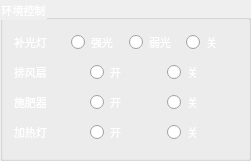
     <widget class="QGroupBox" name="EnvC">
      <property name="geometry">
       <rect>
        <x>0</x>
        <y>260</y>
        <width>251</width>
        <height>161</height>
       </rect>
      </property>
      <property name="font">
       <font>
        <pointsize>8</pointsize>
       </font>
      </property>
      <property name="styleSheet">
       <string notr="true">color: rgb(255, 255, 255);
</string>
      </property>
      <property name="title">
       <string>环境控制</string>
      </property>
      <layout class="QVBoxLayout" name="verticalLayout_5">
       <item>
        <layout class="QHBoxLayout" name="horizontalLayout_3">
         <item>
          <widget class="QLabel" name="label_22">
           <property name="font">
            <font>
             <pointsize>8</pointsize>
            </font>
           </property>
           <property name="text">
            <string>补光灯</string>
           </property>
          </widget>
         </item>
         <item>
          <widget class="QRadioButton" name="radioButton">
           <property name="font">
            <font>
             <pointsize>8</pointsize>
            </font>
           </property>
           <property name="text">
            <string>强光</string>
           </property>
          </widget>
         </item>
         <item>
          <widget class="QRadioButton" name="radioButton_2">
           <property name="font">
            <font>
             <pointsize>8</pointsize>
            </font>
           </property>
           <property name="text">
            <string>弱光</string>
           </property>
          </widget>
         </item>
         <item>
          <widget class="QRadioButton" name="radioButton_3">
           <property name="font">
            <font>
             <pointsize>8</pointsize>
            </font>
           </property>
           <property name="text">
            <string>关</string>
           </property>
          </widget>
         </item>
        </layout>
       </item>
       <item>
        <layout class="QHBoxLayout" name="horizontalLayout_4">
         <item>
          <widget class="QLabel" name="label_23">
           <property name="font">
            <font>
             <pointsize>8</pointsize>
            </font>
           </property>
           <property name="text">
            <string>排风扇</string>
           </property>
          </widget>
         </item>
         <item>
          <widget class="QRadioButton" name="radioButton_4">
           <property name="font">
            <font>
             <pointsize>8</pointsize>
            </font>
           </property>
           <property name="text">
            <string>开</string>
           </property>
          </widget>
         </item>
         <item>
          <widget class="QRadioButton" name="radioButton_5">
           <property name="font">
            <font>
             <pointsize>8</pointsize>
            </font>
           </property>
           <property name="text">
            <string>关</string>
           </property>
          </widget>
         </item>
        </layout>
       </item>
       <item>
        <layout class="QHBoxLayout" name="horizontalLayout_5">
         <item>
          <widget class="QLabel" name="label_24">
           <property name="font">
            <font>
             <pointsize>8</pointsize>
            </font>
           </property>
           <property name="text">
            <string>施肥器</string>
           </property>
          </widget>
         </item>
         <item>
          <widget class="QRadioButton" name="radioButton_6">
           <property name="font">
            <font>
             <pointsize>8</pointsize>
            </font>
           </property>
           <property name="text">
            <string>开</string>
           </property>
          </widget>
         </item>
         <item>
          <widget class="QRadioButton" name="radioButton_7">
           <property name="font">
            <font>
             <pointsize>8</pointsize>
            </font>
           </property>
           <property name="text">
            <string>关</string>
           </property>
          </widget>
         </item>
        </layout>
       </item>
       <item>
        <layout class="QHBoxLayout" name="horizontalLayout_6">
         <item>
          <widget class="QLabel" name="label_25">
           <property name="font">
            <font>
             <pointsize>8</pointsize>
            </font>
           </property>
           <property name="text">
            <string>加热灯</string>
           </property>
          </widget>
         </item>
         <item>
          <widget class="QRadioButton" name="radioButton_8">
           <property name="font">
            <font>
             <pointsize>8</pointsize>
            </font>
           </property>
           <property name="text">
            <string>开</string>
           </property>
          </widget>
         </item>
         <item>
          <widget class="QRadioButton" name="radioButton_9">
           <property name="font">
            <font>
             <pointsize>8</pointsize>
            </font>
           </property>
           <property name="text">
            <string>关</string>
           </property>
          </widget>
         </item>
        </layout>
       </item>
      </layout>
     </widget>
